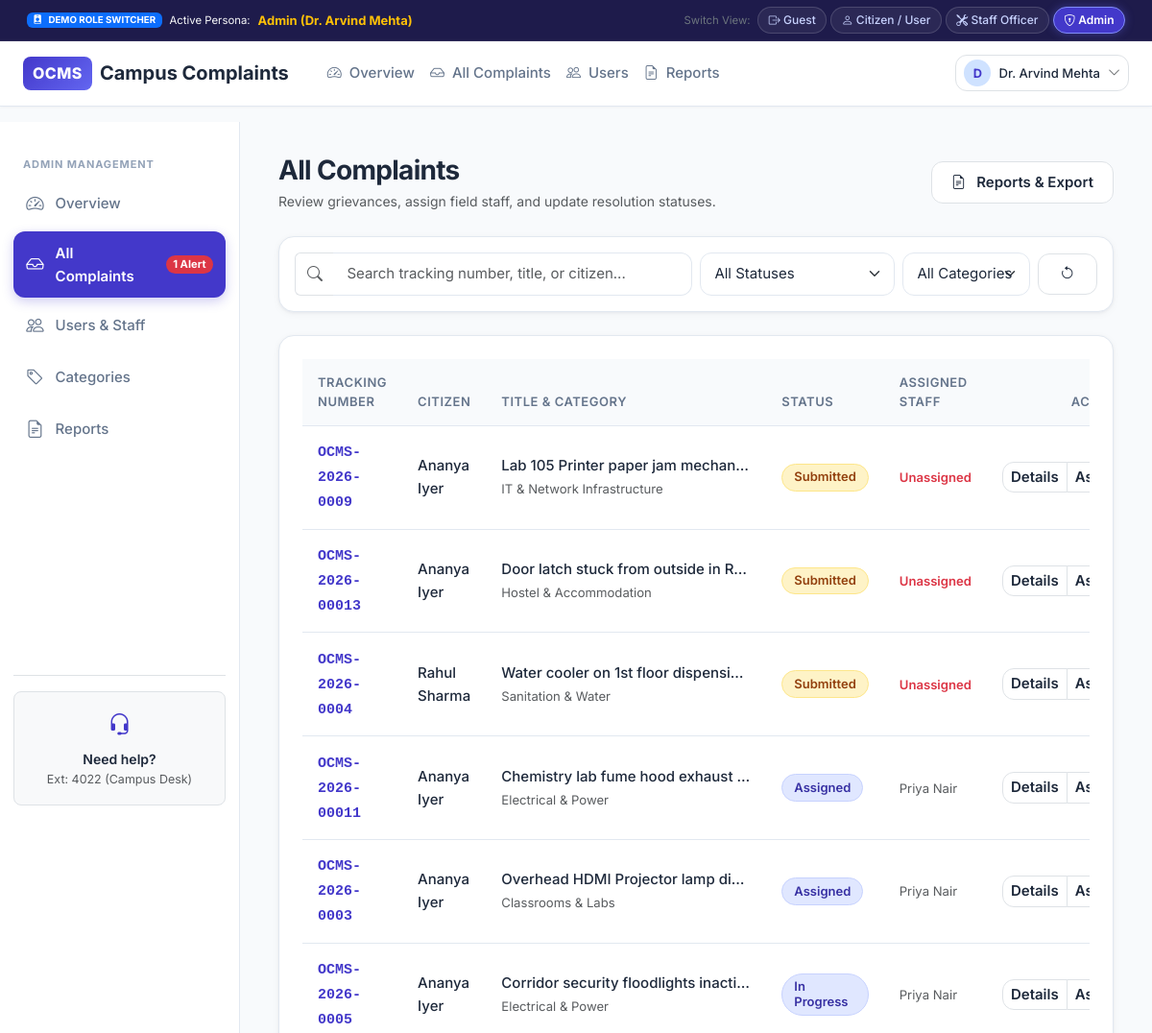
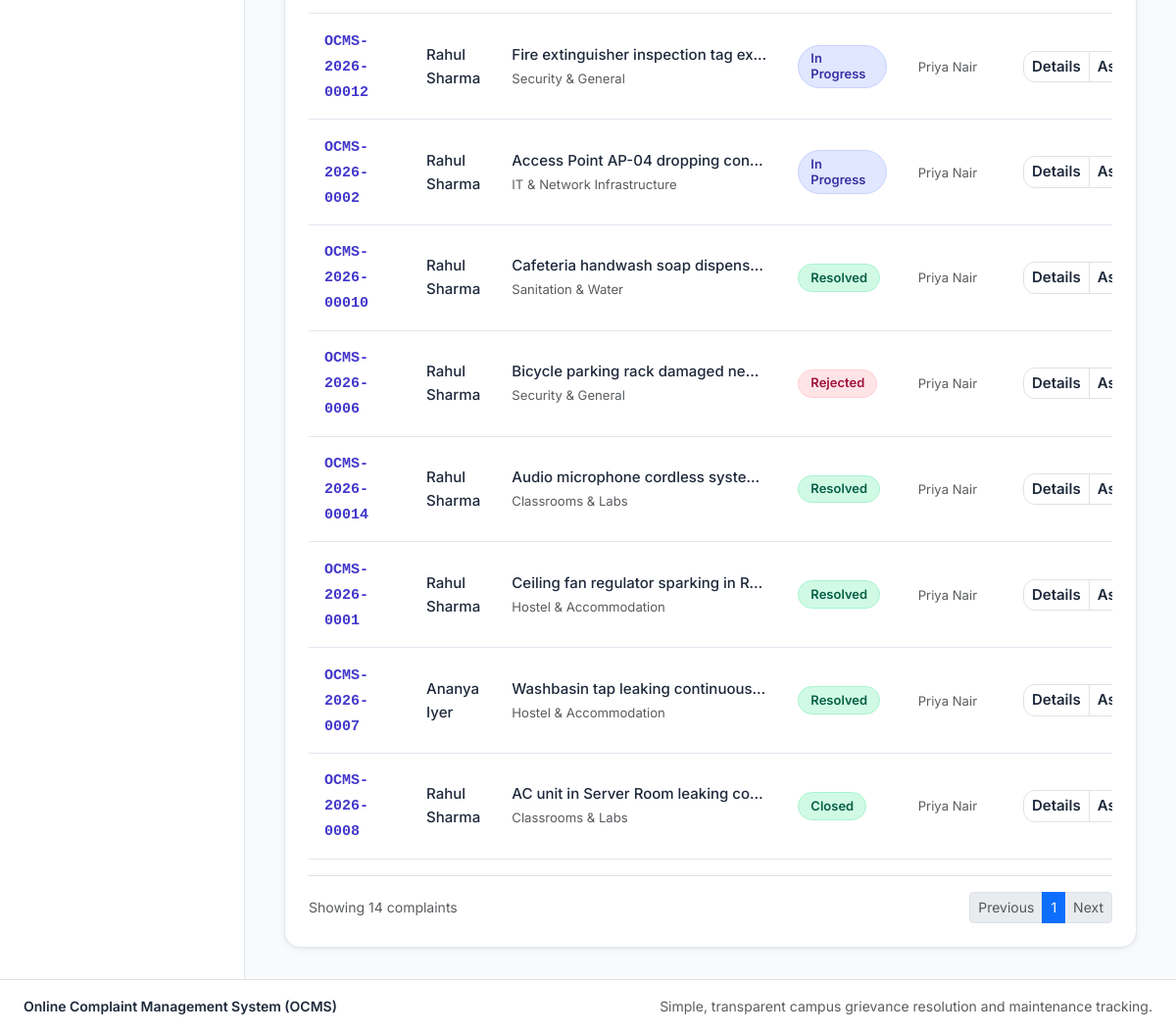
The page /admin/complaints (signed in) on the database its author committed (2 pictures, top to bottom).
### app/models.py (models this page shows, shortened)
class User(UserMixin, db.Model):
    __tablename__ = 'users'
    id = db.Column(db.Integer, primary_key=True)
    name = db.Column(db.String(100), nullable=False)
    email = db.Column(db.String(120), unique=True, nullable=False, index=True)
    phone = db.Column(db.String(20), nullable=True)
    password_hash = db.Column(db.String(255), nullable=False)
    role = db.Column(db.String(20), default='user', nullable=False, index=True)  # 'user', 'staff', 'admin'
    is_active = db.Column(db.Boolean, default=True, nullable=False)
    department = db.Column(db.String(100), nullable=True)
    failed_attempts = db.Column(db.Integer, default=0, nullable=False)
    locked_until = db.Column(SliceableDateTimeType, nullable=True)
    created_at = db.Column(SliceableDateTimeType, default=datetime.utcnow, nullable=False)
    complaints = db.relationship('Complaint', foreign_keys='Complaint.user_id', backref='user', lazy=True)
    assigned_complaints = db.relationship('Complaint', foreign_keys='Complaint.assigned_to', backref='assignee', lazy=True)
    notifications = db.relationship('Notification', backref='user', lazy=True, cascade='all, delete-orphan')
    @property
    def user_id(self):
        return self.id

class Complaint(db.Model):
    __tablename__ = 'complaints'
    id = db.Column(db.Integer, primary_key=True)
    tracking_number = db.Column(db.String(30), unique=True, nullable=False, index=True)
    user_id = db.Column(db.Integer, db.ForeignKey('users.id'), nullable=False, index=True)
    category_id = db.Column(db.Integer, db.ForeignKey('categories.id'), nullable=False)
    department_id = db.Column(db.Integer, db.ForeignKey('departments.id'), nullable=True)
    title = db.Column(db.String(200), nullable=False)
    description = db.Column(db.Text, nullable=False)
    location = db.Column(db.String(200), nullable=True)
    priority = db.Column(db.String(20), default='Medium', nullable=False)  # Low, Medium, High, Urgent
    status = db.Column(db.String(30), default='Submitted', nullable=False, index=True)
    attachment_path = db.Column(db.String(255), nullable=True)
    assigned_to = db.Column(db.Integer, db.ForeignKey('users.id'), nullable=True)
    rejection_reason = db.Column(db.Text, nullable=True)
    is_anonymous = db.Column(db.Boolean, default=False, nullable=False)
    parent_id = db.Column(db.Integer, db.ForeignKey('complaints.id'), nullable=True)
    created_at = db.Column(SliceableDateTimeType, default=datetime.utcnow, nullable=False)
    updated_at = db.Column(SliceableDateTimeType, default=datetime.utcnow, onupdate=datetime.utcnow, nullable=False)
    due_at = db.Column(SliceableDateTimeType, nullable=True)
    resolved_at = db.Column(SliceableDateTimeType, nullable=True)
    department = db.relationship('Department', backref='complaints', lazy=True)
    updates = db.relationship('ComplaintUpdate', backref='complaint', lazy=True, order_by='ComplaintUpdate.created_at.asc()', cascade='all, delete-orphan')
    feedback = db.relationship('Feedback', backref='complaint', uselist=False, lazy=True, cascade='all, delete-orphan')
    @property
    def complaint_id(self):
        return self.id
    @property
    def complaint_no(self):
        return self.tracking_number
    @property
    def subject(self):
        return self.title
    @property
    def category_name(self):
        return self.category.name if self.category else 'General'
    @property
    def assigned_name(self):
        return self.assignee.name if self.assignee else 'Unassigned'
    @property
    def user_name(self):
        return 'Anonymous' if self.is_anonymous else (self.user.name if self.user else 'Unknown')

class Category(db.Model):
    __tablename__ = 'categories'
    id = db.Column(db.Integer, primary_key=True)
    name = db.Column(db.String(100), unique=True, nullable=False)
    description = db.Column(db.Text, nullable=True)
    sla_hours = db.Column(db.Integer, default=48, nullable=False)
    icon = db.Column(db.String(50), default='bi-tag', nullable=False)
    is_active = db.Column(db.Boolean, default=True, nullable=False)
    default_priority = db.Column(db.String(20), default='Medium', nullable=False)
    complaints = db.relationship('Complaint', backref='category', lazy=True)
    @property
    def category_id(self):
        return self.id

### app/admin/routes.py (the view, shortened to what this page needs)
@admin_bp.route('/admin/complaints')
@login_required
@admin_required
def admin_complaints():
    status_filter = request.args.get('status', 'all').strip()
    category_filter = request.args.get('category', 'all').strip()
    priority_filter = request.args.get('priority', 'all').strip()
    staff_filter = request.args.get('staff', 'all').strip()
    search_term = request.args.get('search', '').strip()
    query = Complaint.query
    if status_filter and status_filter != 'all':
        query = query.filter_by(status=status_filter)
    if category_filter and category_filter != 'all':
        query = query.filter_by(category_id=int(category_filter))
    if priority_filter and priority_filter != 'all':
        query = query.filter_by(priority=priority_filter)
    if staff_filter and staff_filter != 'all':
        if staff_filter == 'unassigned':
            query = query.filter(Complaint.assigned_to.is_(None))
        else:
            query = query.filter_by(assigned_to=int(staff_filter))
    complaints = query.order_by(Complaint.created_at.desc()).all()
    categories = Category.query.all()
    staff_users = User.query.filter_by(role='staff').all()
    return render_template(
        'admin/complaints.html',
        is_dashboard=True,
        active_page='admin_complaints',
        complaints=complaints,
        categories=categories,
        staff_users=staff_users,
        current_status=status_filter,
        current_category=category_filter,
        current_priority=priority_filter,
        current_staff=staff_filter,
        current_search=search_term
    )

### app/__init__.py (called while the page is built)
@login_manager.user_loader
def load_user(user_id):
    return db.session.get(User, int(user_id))

def smart_url_for(endpoint, **values):
    try:
        return flask_url_for(endpoint, **values)
    except Exception:
        for prefix in ['auth', 'user', 'admin', 'staff', 'main']:
            try:
                return flask_url_for(f"{prefix}.{endpoint}", **values)
            except Exception:
                pass
        return flask_url_for(endpoint, **values)

### app/models.py (called while the page is built)
    def process_result_value(self, value, dialect):
        if value is not None:
            return SliceableDateTime(
                value.year, value.month, value.day,
                value.hour, value.minute, value.second,
                value.microsecond, value.tzinfo
            )
        return value

### app/utils.py (called while the page is built)
def admin_required(f):
    @wraps(f)
    def decorated_function(*args, **kwargs):
        if not current_user.is_authenticated:
            flash("Please sign in to access the administrator portal.", "warning")
            return redirect(url_for('auth.login', next=request.url))
        if current_user.role != 'admin':
            abort(403)
        return f(*args, **kwargs)
    return decorated_function

### templates/admin/complaints.html (shortened to what this page needs)
{% extends 'base.html' %}
{% block content %}
<div class="d-flex flex-wrap justify-content-between align-items-center mb-4">
  <div>
    <h2 class="fw-bold text-dark mb-1">All Complaints</h2>
    <p class="text-muted small mb-0">Review grievances, assign field staff, and update resolution statuses.</p>
  </div>
  <a href="{{ url_for('admin_reports') }}" class="btn btn-light border btn-sm">
    <i class="bi bi-file-earmark-text me-1"></i> Reports & Export
  </a>
</div>
<div class="ocms-card p-3 mb-4">
  <form action="{{ url_for('admin_complaints') }}" method="GET" class="row g-2 align-items-center">
    <div class="col-md-6">
      <div class="input-group">
        <span class="input-group-text bg-white border-end-0 text-muted"><i class="bi bi-search"></i></span>
        <input type="text" name="search" class="form-control border-start-0" placeholder="Search tracking number, title, or citizen..." value="{{ current_search or '' }}">
      </div>
    </div>
    <div class="col-md-3">
      <select name="status" class="form-select" onchange="this.form.submit()">
        <option value="all" {% if current_status == 'all' or not current_status %}selected{% endif %}>All Statuses</option>
      </select>
    </div>
    <div class="col-md-2">
      <select name="category" class="form-select" onchange="this.form.submit()">
        <option value="all">All Categories</option>
      </select>
    </div>
    <div class="col-md-1 text-end">
      <a href="{{ url_for('admin_complaints') }}" class="btn btn-light border w-100" title="Reset">
        <i class="bi bi-arrow-counterclockwise"></i>
      </a>
    </div>
  </form>
</div>
<div class="ocms-card p-4">
  {% if complaints %}
  <div class="table-responsive">
    <table class="table align-middle filterable-table">
      <thead>
        <tr>
          <th>Tracking Number</th>
          <th>Citizen</th>
          <th>Title & Category</th>
          <th>Status</th>
          <th>Assigned Staff</th>
          <th class="text-end">Actions</th>
        </tr>
      </thead>
      <tbody>
        {% for comp in complaints %}
        <tr>
          <td>
            <a href="{{ url_for('admin_complaint_detail', complaint_no=comp.complaint_no) }}" class="fw-semibold text-primary font-monospace text-decoration-none">
              {{ comp.complaint_no }}
            </a>
          </td>
          <td>
            <span class="fw-medium text-dark">{{ comp.user_name }}</span>
          </td>
          <td>
            <a href="{{ url_for('admin_complaint_detail', complaint_no=comp.complaint_no) }}" class="text-dark fw-medium text-decoration-none d-block text-truncate" style="max-width: 260px;">
              {{ comp.subject }}
            </a>
            <small class="text-muted">{{ comp.category_name }}</small>
          </td>
          <td>
            <span class="badge-status badge-{{ comp.status | lower | replace(' ', '') }}">
              {{ comp.status }}
            </span>
          </td>
          <td>
            <span class="small {% if comp.assigned_name == 'Unassigned' %}text-danger fw-semibold{% else %}text-muted{% endif %}">
              {{ comp.assigned_name }}
            </span>
          </td>
          <td class="text-end">
            <div class="btn-group">
              <a href="{{ url_for('admin_complaint_detail', complaint_no=comp.complaint_no) }}" class="btn btn-sm btn-light border py-1 px-2" title="Inspect">
                Details
              </a>
              <button type="button" class="btn btn-sm btn-light border py-1 px-2" data-bs-toggle="modal" data-bs-target="#assignModal{{ comp.complaint_id }}" title="Assign Staff">
                Assign
              </button>
            </div>
          </td>
        </tr>
        {% endfor %}
      </tbody>
    </table>
  </div>
  <div class="d-flex justify-content-between align-items-center mt-3 pt-3 border-top small text-muted">
    <span>Showing {{ complaints|length }} complaints</span>
    <nav aria-label="Pagination">
      <ul class="pagination pagination-sm mb-0">
        <li class="page-item disabled"><a class="page-link" href="#">Previous</a></li>
        <li class="page-item active"><a class="page-link" href="#">1</a></li>
        <li class="page-item disabled"><a class="page-link" href="#">Next</a></li>
      </ul>
    </nav>
  </div>
  {% else %}
  <div class="empty-state">
    <i class="bi bi-inbox empty-state-icon"></i>
    <h5 class="fw-bold text-dark mb-1">No matching complaints</h5>
    <p class="text-muted small">Try changing the status or search filter above.</p>
  </div>
  {% endif %}
</div>
{% endblock %}

### templates/partials/navbar.html (shortened to what this page needs)
<nav class="navbar navbar-expand-lg ocms-navbar">
  <div class="container-fluid px-3 px-md-4">
    <a class="navbar-brand d-flex align-items-center gap-2 fw-bold text-dark text-decoration-none" href="{{ url_for('index') }}">
      <span class="brand-badge fs-6">OCMS</span>
      <span class="fs-5 d-none d-sm-inline">Campus Complaints</span>
    </a>
    <div class="collapse navbar-collapse" id="ocmsNavContent">
      <ul class="navbar-nav me-auto mb-2 mb-lg-0 ms-lg-3">
        {% if not session.get('role') %}
          <li class="nav-item">
            <a class="nav-link" href="{{ url_for('index') }}"><i class="bi bi-house me-1"></i> Home</a>
          </li>
          <li class="nav-item">
            <a class="nav-link" href="{{ url_for('index') }}#categories"><i class="bi bi-grid me-1"></i> Categories</a>
          </li>
          <li class="nav-item">
            <a class="nav-link" href="{{ url_for('track_public') }}"><i class="bi bi-search me-1"></i> Track a Complaint</a>
          </li>
        {% elif session.get('role') == 'admin' %}
          <li class="nav-item">
            <a class="nav-link" href="{{ url_for('admin_dashboard') }}"><i class="bi bi-speedometer2 me-1"></i> Overview</a>
          </li>
          <li class="nav-item">
            <a class="nav-link" href="{{ url_for('admin_complaints') }}"><i class="bi bi-inbox me-1"></i> All Complaints</a>
          </li>
          <li class="nav-item">
            <a class="nav-link" href="{{ url_for('admin_users') }}"><i class="bi bi-people me-1"></i> Users</a>
          </li>
          <li class="nav-item">
            <a class="nav-link" href="{{ url_for('admin_reports') }}"><i class="bi bi-file-earmark-text me-1"></i> Reports</a>
          </li>
        {% endif %}
      </ul>
      <div class="d-flex align-items-center flex-wrap gap-2">
        {% if not session.get('role') %}
          <a href="{{ url_for('submit_complaint') }}" class="btn btn-primary btn-sm px-3 shadow-sm">
            <i class="bi bi-plus-circle me-1"></i> Submit a Complaint
          </a>
          <a href="{{ url_for('login') }}" class="btn btn-light btn-sm px-3 border">
            Log In
          </a>
        {% else %}
          <div class="dropdown">
            <button class="btn btn-light btn-sm border d-flex align-items-center gap-2 py-1 px-2" type="button" data-bs-toggle="dropdown" aria-expanded="false">
              <span class="rounded-circle bg-primary-subtle text-primary d-inline-flex align-items-center justify-content-center fw-bold" style="width: 28px; height: 28px; font-size: 0.8rem;">
                {{ session.get('user_name', 'User')[:1] }}
              </span>
              <span class="fw-medium small d-none d-sm-inline">{{ session.get('user_name', 'Account') }}</span>
              <i class="bi bi-chevron-down text-muted small"></i>
            </button>
          </div>
        {% endif %}
      </div>
    </div>
  </div>
</nav>

### rows shown on the page
User: get "Dr. Arvind Mehta"
Complaint: complaint_no "OCMS-2026-0009", user_name "Ananya Iyer", subject "Lab 105 Printer paper jam mechan…", category_name "IT & Network Infrastructure", status "Submitted", assigned_name "Unassigned"
Complaint: complaint_no "OCMS-2026-00013", user_name "Ananya Iyer", subject "Door latch stuck from outside in R…", category_name "Hostel & Accommodation", status "Submitted", assigned_name "Unassigned"
Complaint: complaint_no "OCMS-2026-0004", user_name "Rahul Sharma", subject "Water cooler on 1st floor dispensi…", category_name "Sanitation & Water", status "Submitted", assigned_name "Unassigned"
Complaint: complaint_no "OCMS-2026-00011", user_name "Ananya Iyer", subject "Chemistry lab fume hood exhaust…", category_name "Electrical & Power", status "Assigned", assigned_name "Priya Nair"
Complaint: complaint_no "OCMS-2026-0003", user_name "Ananya Iyer", subject "Overhead HDMI Projector lamp di…", category_name "Classrooms & Labs", status "Assigned", assigned_name "Priya Nair"
Complaint: complaint_no "OCMS-2026-0005", user_name "Ananya Iyer", subject "Corridor security floodlights inacti…", category_name "Electrical & Power", status "In Progress", assigned_name "Priya Nair"
Complaint: complaint_no "OCMS-2026-00012", user_name "Rahul Sharma", subject "Fire extinguisher inspection tag ex…", category_name "Security & General", status "In Progress", assigned_name "Priya Nair"
Complaint: complaint_no "OCMS-2026-0002", user_name "Rahul Sharma", subject "Access Point AP-04 dropping con…", category_name "IT & Network Infrastructure", status "In Progress", assigned_name "Priya Nair"
Complaint: complaint_no "OCMS-2026-00010", user_name "Rahul Sharma", subject "Cafeteria handwash soap dispens…", category_name "Sanitation & Water", status "Resolved", assigned_name "Priya Nair"
Complaint: complaint_no "OCMS-2026-0006", user_name "Rahul Sharma", subject "Bicycle parking rack damaged ne…", category_name "Security & General", status "Rejected", assigned_name "Priya Nair"
Complaint: complaint_no "OCMS-2026-00014", user_name "Rahul Sharma", subject "Audio microphone cordless syste…", category_name "Classrooms & Labs", status "Resolved", assigned_name "Priya Nair"
Complaint: complaint_no "OCMS-2026-0001", user_name "Rahul Sharma", subject "Ceiling fan regulator sparking in R…", category_name "Hostel & Accommodation", status "Resolved", assigned_name "Priya Nair"
Complaint: complaint_no "OCMS-2026-0007", user_name "Ananya Iyer", subject "Washbasin tap leaking continuous…", category_name "Hostel & Accommodation", status "Resolved", assigned_name "Priya Nair"
Complaint: complaint_no "OCMS-2026-0008", user_name "Rahul Sharma", subject "AC unit in Server Room leaking co…", category_name "Classrooms & Labs", status "Closed", assigned_name "Priya Nair"

### other values the page prints
{{ session.get('user_name', 'User')[:1] }} "D"
{{ complaints|length }} "14"
